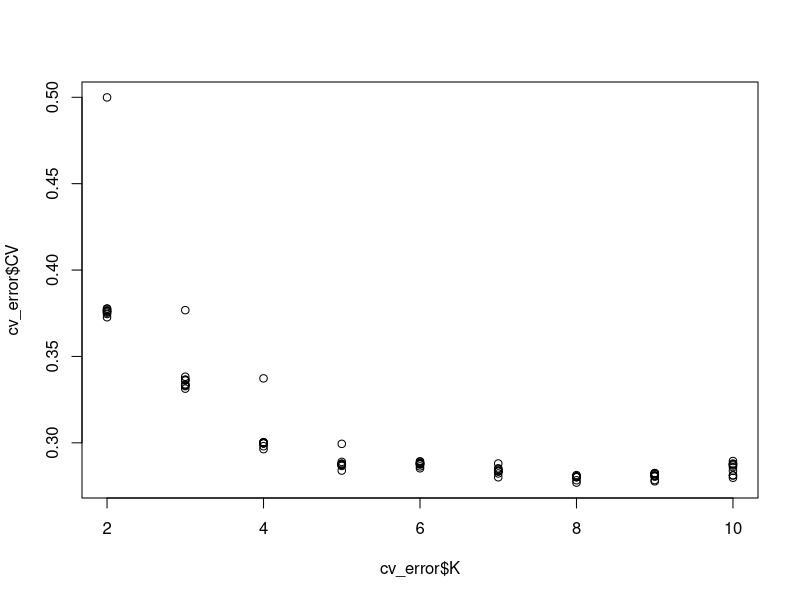
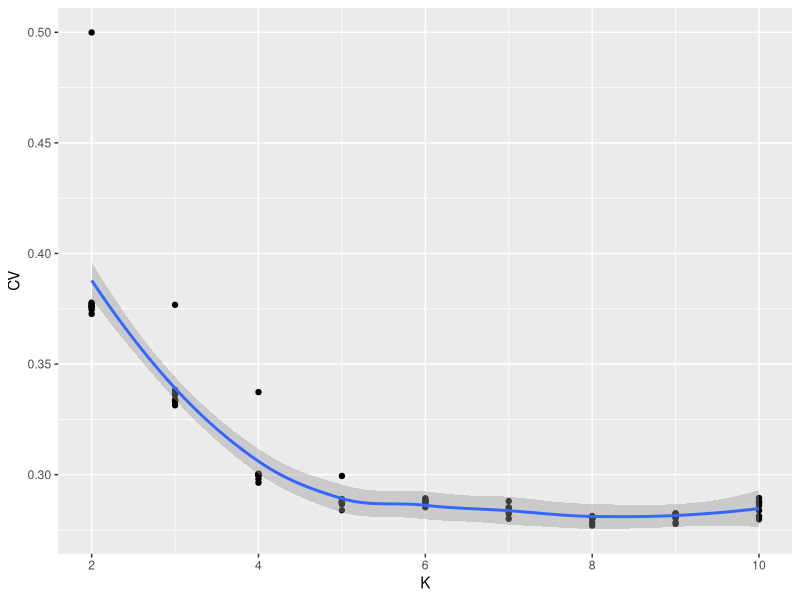

The R source for these figures, in order: (Note: this script raises an error after producing the figures.)
setwd("C:/Users/Dilan/Desktop/data_analysis_for_the_server/ADMIXTURE")
cv_error<-read.table("cv_error.txt",sep = "\t",header = T)

plot(cv_error$CV~cv_error$K)

library(ggplot2)



ggplot(data=cv_error,aes(K,CV))+geom_point()+geom_smooth()
+labs(title="Cross Validation Error",x="K",y="Cross-validation error")+
  scale_x_continuous(breaks=c(2:10),limits=c(2,10))+
  theme(plot.title = element_text(hjust = 0.5))